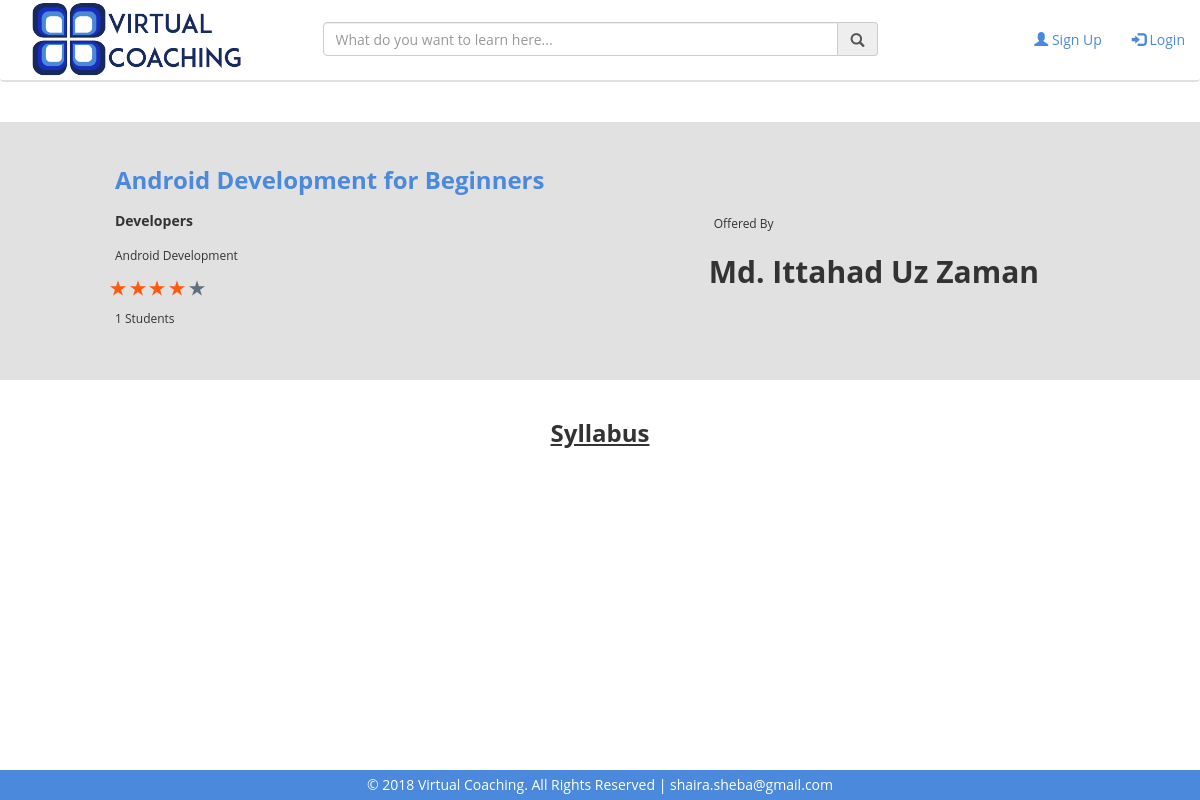
Page /course.php?courseid=11 on the committed database.
### tables this page shows
CREATE TABLE `course` (
  `CourseID` int(11) NOT NULL,
  `ChannelID` int(11) DEFAULT NULL,
  `Subject` varchar(100) DEFAULT NULL,
  `Topic` varchar(100) DEFAULT NULL,
  `CourseTitle` varchar(100) DEFAULT NULL,
  `Image` varchar(100) DEFAULT NULL,
  `Date` date DEFAULT NULL,
  `About` text
);

CREATE TABLE `users` (
  `Email` varchar(100) NOT NULL,
  `Name` varchar(100) DEFAULT NULL,
  `Image` varchar(100) DEFAULT 'user.jpg',
  `Password` varchar(100) DEFAULT NULL,
  `DOB` date NOT NULL,
  `Phone` varchar(30) NOT NULL,
  `Address` varchar(255) NOT NULL,
  `Bio` text NOT NULL,
  `Position` varchar(255) NOT NULL,
  `Organization` varchar(255) NOT NULL
);

### course.php (the view, shortened to what this page needs)
<?php include "headers/header.php";
if(isset($_GET["courseid"])) {
	$courseid = $_GET["courseid"];
	$qry = "SELECT * from course, channel, users WHERE channel.ChannelID=course.ChannelID && channel.Email=users.Email && course.CourseID='$courseid'";
	$res = $db_connect->query($qry) or die('bad query');
	$row = $res->fetch_assoc();
	$subject = $row["Subject"];
	$topic = $row["Topic"];
	$title = $row["CourseTitle"];
	$owner = $row["Name"];
	$qry1 = "SELECT avg(Rating) from review WHERE review.CourseID='$courseid'";
	$res1 = $db_connect->query($qry1) or die('bad query2');
	$row1 = $res1->fetch_assoc();
	$rating = $row1["avg(Rating)"];
	$fullstar = floor($rating+0.5);
	$blankstar = 5 - $fullstar;
	$qry2 = "select count(enroll.Email) from enroll where CourseID='$courseid'";
	$res2 = $db_connect->query($qry2) or die('bad query3');
	$row2 = $res2->fetch_assoc();
	$totalenrolled = $row2["count(enroll.Email)"];
}
?>
	<div class="row" style="background-color:#e1e1e1; margin-right:0px;">
		<div class="col-md-7" style="padding-left:125px;"><br>
			<h3 style="color:#4a89dc; font-weight:bold; padding:5px;"><?php echo $title; ?></h3>
			<h5 style="padding:5px; font-weight:bold;"><?php echo $subject; ?></h5>
			<h6 style="padding:5px;"><?php echo $topic; ?></h6>
			<?php for($i=0; $i<$fullstar; $i++) { ?>
			<img src="images/starfull.png">
			<?php } ?>
			<?php for($i=0; $i<$blankstar; $i++) { ?>
			<img src="images/starblank.png">
			<?php } ?>
			<h6 style="padding:5px;"><?php echo $totalenrolled; ?> Students</h6><br><br>
		</div>
		<div class="col-md-5" style="padding-top: 80px;">
			<h6 style="padding:5px;">Offered By</h6>
			<h2 style="font-weight:bold;"><?php echo $owner; ?></h2>
		</div>
	</div>
<div id="syllabuspage" class="container">
	<br><h3 style="text-align:center; font-weight:bold; text-decoration:underline;">Syllabus</h3><br>
  <br>
</div>
<?php include "headers/footer.php"; ?>

### rows in the picture
course: CourseTitle "Android Development for Beginners", Subject "Developers", Topic "Android Development", users.Name "Md. Ittahad Uz Zaman"

### other values in the picture
$totalenrolled "1"
